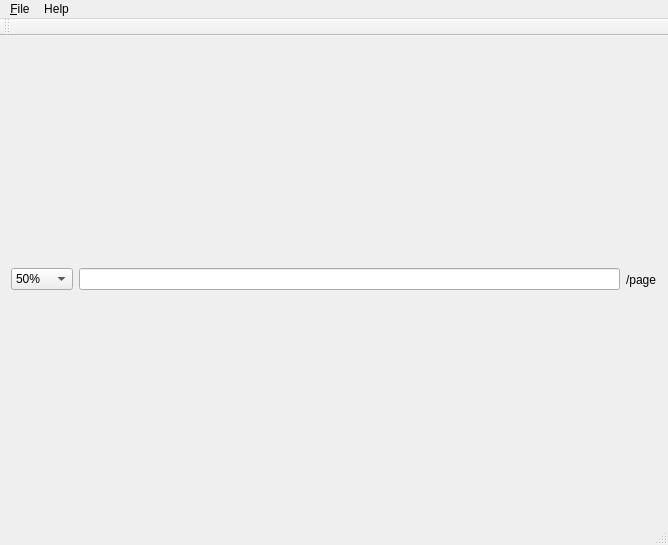
<?xml version="1.0" encoding="UTF-8"?>
<ui version="4.0">
 <class>MainWindow</class>
 <widget class="QMainWindow" name="MainWindow">
  <property name="geometry">
   <rect>
    <x>0</x>
    <y>0</y>
    <width>668</width>
    <height>545</height>
   </rect>
  </property>
  <property name="windowTitle">
   <string>MainWindow</string>
  </property>
  <widget class="QWidget" name="centralWidget">
   <layout class="QVBoxLayout" name="verticalLayout">
    <item>
     <layout class="QHBoxLayout" name="horizontalLayout_2">
      <item>
       <widget class="QComboBox" name="comboBox">
        <item>
         <property name="text">
          <string>50%</string>
         </property>
        </item>
        <item>
         <property name="text">
          <string>75%</string>
         </property>
        </item>
        <item>
         <property name="text">
          <string>100%</string>
         </property>
        </item>
        <item>
         <property name="text">
          <string>125%</string>
         </property>
        </item>
        <item>
         <property name="text">
          <string>150%</string>
         </property>
        </item>
        <item>
         <property name="text">
          <string>200%</string>
         </property>
        </item>
       </widget>
      </item>
      <item>
       <layout class="QHBoxLayout" name="horizontalLayout">
        <item>
         <widget class="QLineEdit" name="lineEdit"/>
        </item>
        <item>
         <widget class="QLabel" name="label">
          <property name="text">
           <string>/page</string>
          </property>
         </widget>
        </item>
       </layout>
      </item>
     </layout>
    </item>
   </layout>
  </widget>
  <widget class="QMenuBar" name="menuBar">
   <property name="geometry">
    <rect>
     <x>0</x>
     <y>0</y>
     <width>668</width>
     <height>23</height>
    </rect>
   </property>
   <widget class="QMenu" name="menuOpen">
    <property name="title">
     <string>&amp;File</string>
    </property>
    <addaction name="actionOpen"/>
    <addaction name="actionClose"/>
    <addaction name="separator"/>
    <addaction name="actionPrint"/>
    <addaction name="actionQuickPrint"/>
    <addaction name="separator"/>
    <addaction name="actionExit"/>
   </widget>
   <widget class="QMenu" name="menuHelp">
    <property name="title">
     <string>Help</string>
    </property>
    <addaction name="actionAbout"/>
    <addaction name="actionAboutQt"/>
   </widget>
   <addaction name="menuOpen"/>
   <addaction name="menuHelp"/>
  </widget>
  <widget class="QToolBar" name="mainToolBar">
   <attribute name="toolBarArea">
    <enum>TopToolBarArea</enum>
   </attribute>
   <attribute name="toolBarBreak">
    <bool>false</bool>
   </attribute>
  </widget>
  <widget class="QStatusBar" name="statusBar"/>
  <action name="actionOpen">
   <property name="text">
    <string>Open</string>
   </property>
  </action>
  <action name="actionClose">
   <property name="text">
    <string>Close</string>
   </property>
  </action>
  <action name="actionPrint">
   <property name="text">
    <string>Print</string>
   </property>
  </action>
  <action name="actionQuickPrint">
   <property name="text">
    <string>QuickPrint</string>
   </property>
  </action>
  <action name="actionExit">
   <property name="text">
    <string>Exit</string>
   </property>
  </action>
  <action name="actionAbout">
   <property name="text">
    <string>About</string>
   </property>
  </action>
  <action name="actionAboutQt">
   <property name="text">
    <string>AboutQt</string>
   </property>
  </action>
 </widget>
 <layoutdefault spacing="6" margin="11"/>
 <resources/>
 <connections/>
</ui>
